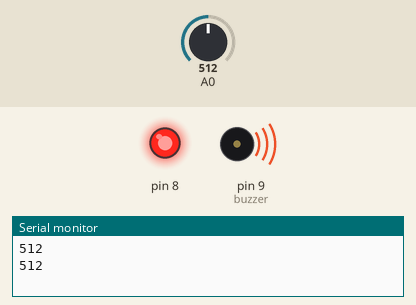
The sketch below on a simulated Arduino Uno, built with avr-gcc and run on an emulated ATmega328P. Parts: output pins drawn as LEDs (lit = HIGH), buzzer (waves = sounding), the last lines printed to the serial monitor. The test bench sets the inputs (shaded band); at power-on: A0 = 512.

Above: at 1.8 s.
1.9 s: A0 set to 415
3.4 s: A0 set to 388
At 4.7 s:
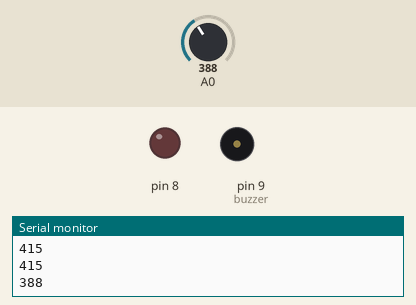
5.5 s: A0 set to 410
At 6.3 s:
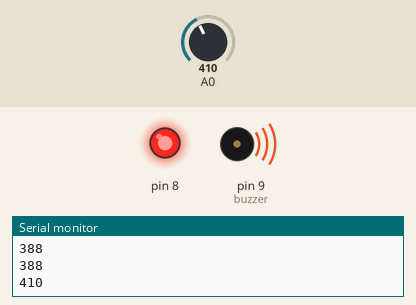
7.5 s: A0 set to 390
At 9.0 s:
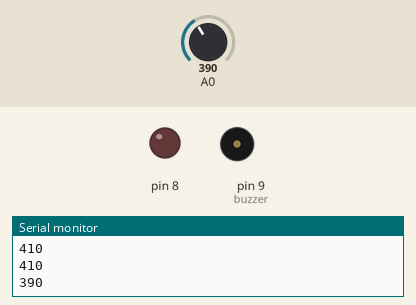
Timing chart, 0 to 10.5 s (numbered marks = the images above; inputs shaded):
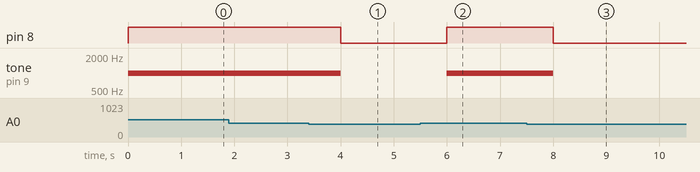

The sketch:

mq4_arduino.ino
```cpp
// Example MQ-4 analog alert: NOT ppm-calibrated or safety-certified.
const int threshold=400;
void setup(){pinMode(8,OUTPUT);pinMode(9,OUTPUT);Serial.begin(9600);}
void loop(){int raw=analogRead(A0);bool warning=raw>threshold;digitalWrite(8,warning);if(warning)tone(9,1000);else noTone(9);Serial.println(raw);delay(1000);}
```

Measured:
- the behaviour switches between 401 and 400 on A0 (found by bisection; images 0 and 1)
- after the input at 3.4 s, pin 8: HIGH → LOW after 0.60 s; tone on pin 9 (buzzer): 1000 Hz → silent after 0.60 s
- after the input at 5.5 s, pin 8: LOW → HIGH after 0.50 s; tone on pin 9 (buzzer): silent → 1000 Hz after 0.50 s
- after the input at 7.5 s, pin 8: HIGH → LOW after 0.50 s; tone on pin 9 (buzzer): 1000 Hz → silent after 0.50 s
